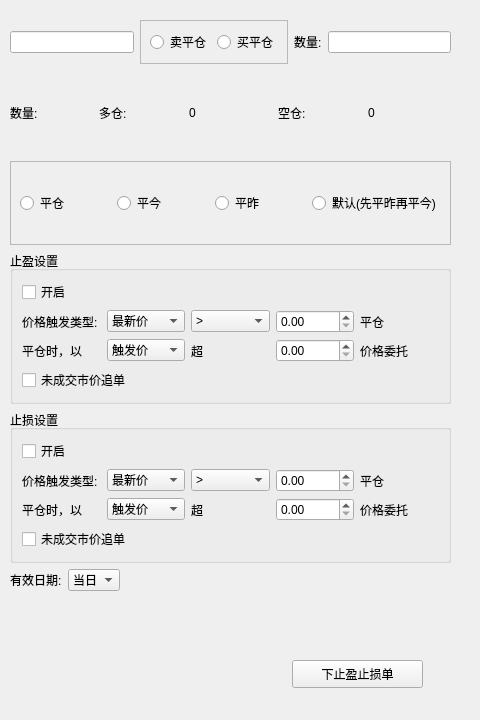
<?xml version="1.0" encoding="UTF-8"?>
<ui version="4.0">
 <class>SetStopWinLoss</class>
 <widget class="QWidget" name="SetStopWinLoss">
  <property name="geometry">
   <rect>
    <x>0</x>
    <y>0</y>
    <width>480</width>
    <height>720</height>
   </rect>
  </property>
  <property name="windowTitle">
   <string>Form</string>
  </property>
  <widget class="QPushButton" name="pushButton">
   <property name="geometry">
    <rect>
     <x>292</x>
     <y>660</y>
     <width>131</width>
     <height>28</height>
    </rect>
   </property>
   <property name="text">
    <string>下止盈止损单</string>
   </property>
  </widget>
  <widget class="QWidget" name="">
   <property name="geometry">
    <rect>
     <x>10</x>
     <y>20</y>
     <width>441</width>
     <height>571</height>
    </rect>
   </property>
   <layout class="QVBoxLayout" name="verticalLayout_4">
    <item>
     <layout class="QHBoxLayout" name="horizontalLayout_3">
      <item>
       <widget class="QLineEdit" name="lineEdit"/>
      </item>
      <item>
       <widget class="QFrame" name="frame">
        <property name="frameShape">
         <enum>QFrame::StyledPanel</enum>
        </property>
        <property name="frameShadow">
         <enum>QFrame::Raised</enum>
        </property>
        <layout class="QHBoxLayout" name="horizontalLayout">
         <item>
          <widget class="QRadioButton" name="radioButton">
           <property name="text">
            <string>卖平仓</string>
           </property>
          </widget>
         </item>
         <item>
          <widget class="QRadioButton" name="radioButton_2">
           <property name="text">
            <string>买平仓</string>
           </property>
          </widget>
         </item>
        </layout>
       </widget>
      </item>
      <item>
       <widget class="QLabel" name="label_6">
        <property name="text">
         <string>数量:</string>
        </property>
       </widget>
      </item>
      <item>
       <widget class="QLineEdit" name="lineEdit_2"/>
      </item>
     </layout>
    </item>
    <item>
     <layout class="QHBoxLayout" name="horizontalLayout_2">
      <item>
       <widget class="QLabel" name="label">
        <property name="text">
         <string>数量:    </string>
        </property>
       </widget>
      </item>
      <item>
       <widget class="QLabel" name="label_2">
        <property name="text">
         <string>多仓:</string>
        </property>
       </widget>
      </item>
      <item>
       <widget class="QLabel" name="label_3">
        <property name="text">
         <string>0</string>
        </property>
       </widget>
      </item>
      <item>
       <widget class="QLabel" name="label_4">
        <property name="text">
         <string>空仓:</string>
        </property>
       </widget>
      </item>
      <item>
       <widget class="QLabel" name="label_5">
        <property name="text">
         <string>0</string>
        </property>
       </widget>
      </item>
     </layout>
    </item>
    <item>
     <widget class="QFrame" name="frame_2">
      <property name="frameShape">
       <enum>QFrame::StyledPanel</enum>
      </property>
      <property name="frameShadow">
       <enum>QFrame::Raised</enum>
      </property>
      <layout class="QVBoxLayout" name="verticalLayout">
       <item>
        <layout class="QHBoxLayout" name="horizontalLayout_4">
         <item>
          <widget class="QRadioButton" name="radioButton_3">
           <property name="text">
            <string>平仓</string>
           </property>
          </widget>
         </item>
         <item>
          <widget class="QRadioButton" name="radioButton_4">
           <property name="text">
            <string>平今</string>
           </property>
          </widget>
         </item>
         <item>
          <widget class="QRadioButton" name="radioButton_5">
           <property name="text">
            <string>平昨</string>
           </property>
          </widget>
         </item>
         <item>
          <widget class="QRadioButton" name="radioButton_6">
           <property name="text">
            <string>默认(先平昨再平今)</string>
           </property>
          </widget>
         </item>
        </layout>
       </item>
      </layout>
     </widget>
    </item>
    <item>
     <widget class="QGroupBox" name="groupBox">
      <property name="title">
       <string>止盈设置</string>
      </property>
      <layout class="QVBoxLayout" name="verticalLayout_3">
       <item>
        <widget class="QCheckBox" name="checkBox">
         <property name="text">
          <string>开启</string>
         </property>
        </widget>
       </item>
       <item>
        <layout class="QHBoxLayout" name="horizontalLayout_5">
         <item>
          <widget class="QLabel" name="label_7">
           <property name="text">
            <string>价格触发类型:</string>
           </property>
          </widget>
         </item>
         <item>
          <widget class="QComboBox" name="comboBox">
           <item>
            <property name="text">
             <string>最新价</string>
            </property>
           </item>
           <item>
            <property name="text">
             <string>对手价</string>
            </property>
           </item>
          </widget>
         </item>
         <item>
          <widget class="QComboBox" name="comboBox_3">
           <item>
            <property name="text">
             <string>&gt;</string>
            </property>
           </item>
           <item>
            <property name="text">
             <string>&gt;=</string>
            </property>
           </item>
           <item>
            <property name="text">
             <string>&lt;</string>
            </property>
           </item>
           <item>
            <property name="text">
             <string>&lt;=</string>
            </property>
           </item>
          </widget>
         </item>
         <item>
          <widget class="QDoubleSpinBox" name="doubleSpinBox"/>
         </item>
         <item>
          <widget class="QLabel" name="label_9">
           <property name="text">
            <string>平仓</string>
           </property>
          </widget>
         </item>
        </layout>
       </item>
       <item>
        <layout class="QHBoxLayout" name="horizontalLayout_6">
         <item>
          <widget class="QLabel" name="label_10">
           <property name="text">
            <string>平仓时，以   </string>
           </property>
          </widget>
         </item>
         <item>
          <widget class="QComboBox" name="comboBox_4">
           <item>
            <property name="text">
             <string>触发价</string>
            </property>
           </item>
           <item>
            <property name="text">
             <string>对手价</string>
            </property>
           </item>
           <item>
            <property name="text">
             <string>最新价</string>
            </property>
           </item>
           <item>
            <property name="text">
             <string>市价</string>
            </property>
           </item>
          </widget>
         </item>
         <item>
          <widget class="QLabel" name="label_11">
           <property name="text">
            <string>超</string>
           </property>
          </widget>
         </item>
         <item>
          <widget class="QDoubleSpinBox" name="doubleSpinBox_2"/>
         </item>
         <item>
          <widget class="QLabel" name="label_12">
           <property name="text">
            <string>价格委托</string>
           </property>
          </widget>
         </item>
        </layout>
       </item>
       <item>
        <widget class="QCheckBox" name="checkBox_3">
         <property name="text">
          <string>未成交市价追单</string>
         </property>
        </widget>
       </item>
      </layout>
     </widget>
    </item>
    <item>
     <widget class="QGroupBox" name="groupBox_2">
      <property name="title">
       <string>止损设置</string>
      </property>
      <layout class="QVBoxLayout" name="verticalLayout_2">
       <item>
        <widget class="QCheckBox" name="checkBox_4">
         <property name="text">
          <string>开启</string>
         </property>
        </widget>
       </item>
       <item>
        <layout class="QHBoxLayout" name="horizontalLayout_7">
         <item>
          <widget class="QLabel" name="label_13">
           <property name="text">
            <string>价格触发类型:</string>
           </property>
          </widget>
         </item>
         <item>
          <widget class="QComboBox" name="comboBox_5">
           <item>
            <property name="text">
             <string>最新价</string>
            </property>
           </item>
           <item>
            <property name="text">
             <string>对手价</string>
            </property>
           </item>
          </widget>
         </item>
         <item>
          <widget class="QComboBox" name="comboBox_6">
           <item>
            <property name="text">
             <string>&gt;</string>
            </property>
           </item>
           <item>
            <property name="text">
             <string>&gt;=</string>
            </property>
           </item>
           <item>
            <property name="text">
             <string>&lt;</string>
            </property>
           </item>
           <item>
            <property name="text">
             <string>&lt;=</string>
            </property>
           </item>
          </widget>
         </item>
         <item>
          <widget class="QDoubleSpinBox" name="doubleSpinBox_3"/>
         </item>
         <item>
          <widget class="QLabel" name="label_14">
           <property name="text">
            <string>平仓</string>
           </property>
          </widget>
         </item>
        </layout>
       </item>
       <item>
        <layout class="QHBoxLayout" name="horizontalLayout_8">
         <item>
          <widget class="QLabel" name="label_15">
           <property name="text">
            <string>平仓时，以   </string>
           </property>
          </widget>
         </item>
         <item>
          <widget class="QComboBox" name="comboBox_7">
           <item>
            <property name="text">
             <string>触发价</string>
            </property>
           </item>
           <item>
            <property name="text">
             <string>对手价</string>
            </property>
           </item>
           <item>
            <property name="text">
             <string>最新价</string>
            </property>
           </item>
           <item>
            <property name="text">
             <string>市价</string>
            </property>
           </item>
          </widget>
         </item>
         <item>
          <widget class="QLabel" name="label_16">
           <property name="text">
            <string>超</string>
           </property>
          </widget>
         </item>
         <item>
          <widget class="QDoubleSpinBox" name="doubleSpinBox_4"/>
         </item>
         <item>
          <widget class="QLabel" name="label_17">
           <property name="text">
            <string>价格委托</string>
           </property>
          </widget>
         </item>
        </layout>
       </item>
       <item>
        <widget class="QCheckBox" name="checkBox_5">
         <property name="text">
          <string>未成交市价追单</string>
         </property>
        </widget>
       </item>
      </layout>
     </widget>
    </item>
    <item>
     <layout class="QHBoxLayout" name="horizontalLayout_9">
      <item>
       <widget class="QLabel" name="label_18">
        <property name="text">
         <string>有效日期:</string>
        </property>
       </widget>
      </item>
      <item>
       <widget class="QComboBox" name="comboBox_8">
        <item>
         <property name="text">
          <string>当日</string>
         </property>
        </item>
       </widget>
      </item>
      <item>
       <spacer name="horizontalSpacer">
        <property name="orientation">
         <enum>Qt::Horizontal</enum>
        </property>
        <property name="sizeHint" stdset="0">
         <size>
          <width>40</width>
          <height>20</height>
         </size>
        </property>
       </spacer>
      </item>
     </layout>
    </item>
   </layout>
  </widget>
 </widget>
 <resources/>
 <connections/>
</ui>
